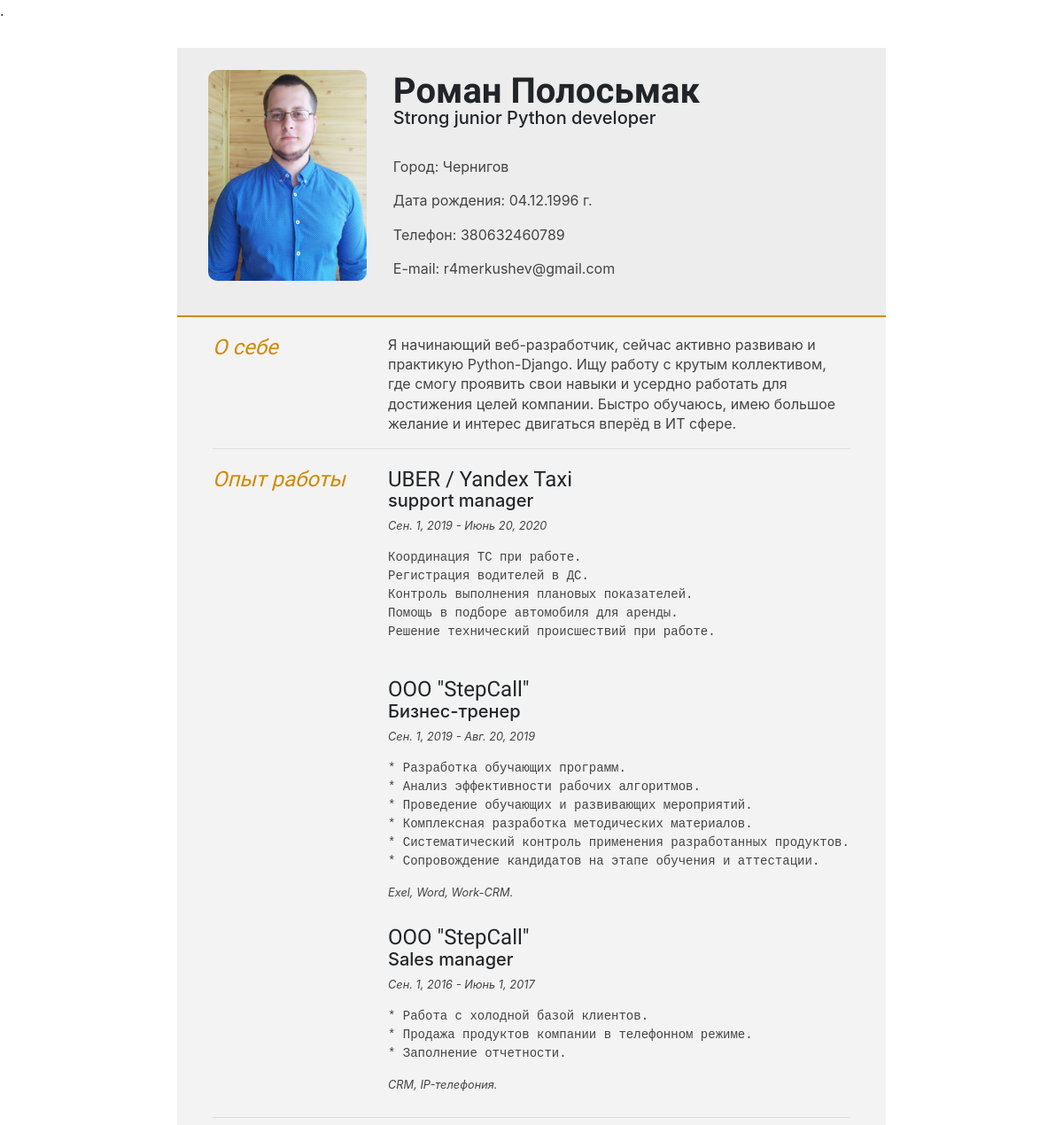
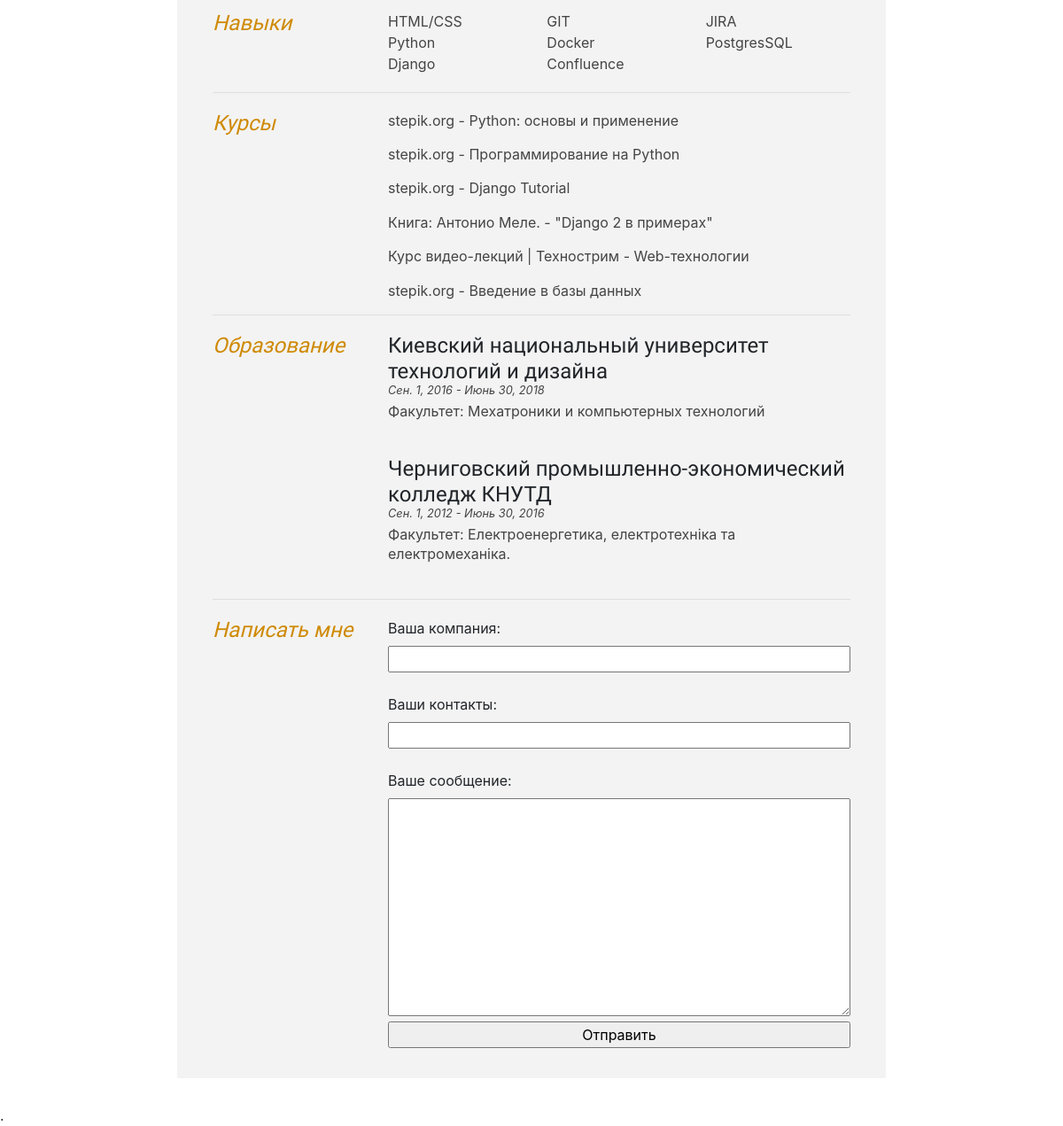
The page / on the database its author committed (2 pictures, top to bottom).
### summary/models.py (models this page shows, shortened)
class Intro(models.Model):
    position = models.CharField(max_length=250)
    intro = models.TextField(max_length=2500)
    image = models.ImageField(upload_to='images', blank=True)

class Contact(models.Model):
    name = models.CharField(max_length=250)
    information = models.CharField(max_length=250)

class Work(models.Model):
    place = models.CharField(max_length=250)
    position = models.CharField(max_length=250)
    duties = models.TextField(max_length=2000)
    instruments = models.TextField(max_length=2000, blank='True' )
    date_start = models.DateField()
    date_end = models.DateField()

class Skill(models.Model):
    name = models.CharField(max_length=250)
    level = models.DecimalField(max_digits=3, decimal_places=0)

class Courses(models.Model):
    site = models.CharField(max_length=250)
    specialization = models.CharField(max_length=250)

class Education(models.Model):
    university = models.CharField(max_length=250)
    specialization = models.CharField(max_length=250)
    date_start = models.DateField()
    date_end = models.DateField()

### summary/views.py (the view)
# urls.py: path('', views.base, name='base'),
def base(request):
    intros = Intro.objects.all()
    contacts = Contact.objects.all()
    educations = Education.objects.all()
    skills = Skill.objects.all()
    works = Work.objects.all()
    courses = Courses.objects.all()
    projects = Project.objects.all()
    message = Message.objects.all()
    if request.POST:
        form = MessageForm(request.POST)
        if form.is_valid():
            form.save()
            company = form.cleaned_data['company']
            contact = form.cleaned_data['contact']
            message = form.cleaned_data['message']
            company_message = "*ПРЕДЛОЖЕНИЕ РАБОТЫ*:" + "\n" + "*КОМПАНИЯ*: " + str(company) + "\n" + "*КОНТАКТЫ*: " + str(contact) + "\n" + "*СООБЩЕНИЕ*: " + str(message)
            send_message(company_message)
            return HttpResponseRedirect('/')
    else:
        form = MessageForm()
    return render(request, 'summary/base.html', {'intros': intros,
                                                 'contacts': contacts,
                                                 'educations': educations,
                                                 'skills': skills,
                                                 'works': works,
                                                 'courses': courses,
                                                 'projects': projects,
                                                 'form': form,
                                                 })

### summary/forms.py
class MessageForm(forms.ModelForm):
    class Meta:
        model = Message
        fields = ['company', 'contact', 'message',]
        widgets = {
            'fields': forms.TextInput(attrs={'class': 'field_class'}),
        }

### summary/templates/summary/base.html (shortened to what this page needs)
{% load static %}
<!DOCTYPE html>
<html>
<head>
<link href="{% static "css/style.css" %}" rel="stylesheet" type="text/css" media="all" />
<link rel="stylesheet" href="https://stackpath.bootstrapcdn.com/bootstrap/4.5.2/css/bootstrap.min.css">
</head>
<body id="top">
<div id="cv" class="instaFade">
	<div class="mainDetails">
		<div id="headshot" class="quickFade">
			{% for intro in intros %}
			<img src="{% static "images/profile.jpg" %}" alt="Roman Polosmak">
		</div>
		<div id="name">
			<h1 class="quickFade delayTwo">Роман Полосьмак</h1>
			<h5 class="quickFade delayThree">{{ intro.position }}</h5>
			{% endfor %}
			<br>
				{% for contact in contacts %}
				<p>{{ contact.name }}: {{ contact.information }}</p>
				{% endfor %}
		</div>
	</div>
	<div id="mainArea" class="quickFade delayFive">
		<section>
			<article>
				<div class="sectionTitle">
					<h1>О себе</h1>
				</div>
				<div class="sectionContent">
					{% for intr in intros %}
					<p>{{ intr.intro }}</p>
					{% endfor %}
				</div>
			</article>
		</section>
		<section>
			<div class="sectionTitle">
				<h1>Опыт работы</h1>
			</div>
			<div class="sectionContent">
				{% for work in works%}
				<article>
					<h2>{{ work.place }}</h2>
					<h5>{{ work.position }}</h5>
					<p class="subDetails">{{ work.date_start }} - {{ work.date_end }}</p>
					<p><pre>{{ work.duties }}</pre></p>
					<p class="subDetails">{{ work.instruments }}</p>
				</article>
				<br>
				{% endfor %}
			</div>
		</section>
		<section>
			<div class="sectionTitle">
				<h1>Навыки</h1>
			</div>
			<div class="sectionContent">
				<ul class="keySkills">
					{% for skill in skills%}
					<li>{{ skill.name }}</li>
					{% endfor %}
				</ul>
			</div>
		</section>
		<section>
			<div class="sectionTitle">
				<h1>Курсы</h1>
			</div>
			<div class="sectionContent">
				<article>
					{% for course in courses%}
					<p>{{ course.site }} - {{ course.specialization }}</p>
					{% endfor %}
				</article>
			</div>
		</section>
		<section>
			<div class="sectionTitle">
				<h1>Образование</h1>
			</div>
			<div class="sectionContent">
				{% for education in educations%}
				<article>
					<h2>{{ education.university }}</h2>
					<p class="subDetails">{{ education.date_start }} - {{ education.date_end }}</p>
					<p>Факультет: {{ education.specialization }}</p>
				</article>
				<br>
				{% endfor %}
			</div>
		</section>
		<section>
			<div class="sectionTitle">
				<h1>Написать мне</h1>
			</div>
			<div class="sectionContent">
				<article>
					<form action="." method="post" class="message">{% csrf_token %}
						{{ form.as_table }}
						<br>
						<input type="submit" value="Отправить">
					</form>
				</article>
				<br>
			</div>
		</section>
	</div>
</div>
.
</body>
</html>

### summary/static/css/style.css (style rules this page uses)
html,body,div,span,object,iframe,h1,h2,h3,h4,h5,h6,p,blockquote,pre,abbr,address,cite,code,del,dfn,em,img,ins,kbd,q,samp,small,strong,sub,sup,var,b,i,dl,dt,dd,ol,ul,li,fieldset,form,label,legend,table,caption,tbody,tfoot,thead,tr,th,td,article,aside,canvas,details,figcaption,figure,footer,header,hgroup,menu,nav,section,summary,time,mark,audio,video { border:0; font:inherit; font-size:100%; margin:0; padding:0; vertical-align:baseline; }
article,aside,details,figcaption,figure,footer,header,hgroup,menu,nav,section { display:block; }
html, body { background: #181818; font-family: 'Lato', helvetica, arial, sans-serif; font-size: 16px; color: #222; }
p { font-size: 1em; line-height: 1.4em; margin-bottom: 20px; color: #444; }
#cv { width: 90%; max-width: 800px; background: #f3f3f3; margin: 30px auto; }
.mainDetails { padding: 25px 35px; border-bottom: 2px solid #cf8a05; background: #ededed; }
#name h1 { font-size: 2.5em; font-weight: 700; font-family: 'Rokkitt', Helvetica, Arial, sans-serif; margin-bottom: -6px; }
#mainArea { padding: 0 40px; }
#headshot { width: 24.5%; float: left; margin-right: 30px; }
#headshot img { width: 100%; height: auto; -webkit-border-radius: 50px; border-radius: 10px; }
#name { float: left; }
section { border-top: 1px solid #dedede; padding: 20px 0 0; }
section:first-child { border-top: 0; }
section:last-child { padding: 20px 0 10px; }
.sectionTitle { float: left; width: 25%; }
.sectionContent { float: right; width: 72.5%; }
.sectionTitle h1 { font-family: 'Rokkitt', Helvetica, Arial, sans-serif; font-style: italic; font-size: 1.5em; color: #cf8a05; }
.sectionContent h2 { font-family: 'Rokkitt', Helvetica, Arial, sans-serif; font-size: 1.5em; margin-bottom: -2px; }
.subDetails { font-size: 0.8em; font-style: italic; margin-bottom: 3px; }
.keySkills { list-style-type: none; -moz-column-count:3; -webkit-column-count:3; column-count:3; margin-bottom: 20px; font-size: 1em; color: #444; }
.instaFade { -webkit-animation-name: reset, fade-in; -webkit-animation-duration: 1.5s; -webkit-animation-timing-function: ease-in; -moz-animation-name: reset, fade-in; -moz-animation-duration: 1.5s; -moz-animation-timing-function: ease-in; animation-name: reset, fade-in; animation-duration: 1.5s; animation-timing-function: ease-in; }
.quickFade { -webkit-animation-name: reset, fade-in; -webkit-animation-duration: 2.5s; -webkit-animation-timing-function: ease-in; -moz-animation-name: reset, fade-in; -moz-animation-duration: 2.5s; -moz-animation-timing-function: ease-in; animation-name: reset, fade-in; animation-duration: 2.5s; animation-timing-function: ease-in; }
.delayTwo { -webkit-animation-delay: 0, 1s; -moz-animation-delay: 0, 1s; animation-delay: 0, 1s; }
.delayThree { -webkit-animation-delay: 0, 1.5s; -moz-animation-delay: 0, 1.5s; animation-delay: 0, 1.5s; }
.delayFive { -webkit-animation-delay: 0, 2.5s; -moz-animation-delay: 0, 2.5s; animation-delay: 0, 2.5s; }
form.message { margin-top: -1.5rem; }
.sectionContent input { width: 100%; }
.sectionContent textarea { width: 100%; }
.sectionContent label { display: block; margin-top: 1.5rem; }
.sectionContent pre { color: #444; }

### rows shown on the page
Intro: position "Strong junior Python developer", intro "Я начинающий веб-разработчик, сейчас активно развиваю и практикую Python-Django. Ищу работу с крутым коллективом, где смогу проявить свои навыки и усердно работать для достижения целей компании. Быстро обучаюсь, имею большое желание и интерес двигаться вперёд в ИТ сфере."
Contact: name "Город", information "Чернигов"
Contact: name "Дата рождения", information "04.12.1996 г."
Contact: name "Телефон", information "380632460789"
Contact: name "E-mail", information "r4merkushev@gmail.com"
Work: place "UBER / Yandex Taxi", position "support manager", date_start "Сен. 1, 2019", date_end "Июнь 20, 2020", duties "Координация ТС при работе. Регистрация водителей в ДС. Контроль выполнения плановых показателей. Помощь в подборе автомобиля для аренды. Решение технический происшествий при работе."
Work: place "ООО \"StepCall\"", position "Бизнес-тренер", date_start "Сен. 1, 2019", date_end "Авг. 20, 2019", duties "* Разработка обучающих программ. * Анализ эффективности рабочих алгоритмов. * Проведение обучающих и развивающих мероприятий. * Комплексная разработка методических материалов. * Систематический контроль применения разработанных продуктов. * Сопровождение кандидатов на этапе обучения и аттестации.", instruments "Exel, Word, Work-CRM."
Work: place "ООО \"StepCall\"", position "Sales manager", date_start "Сен. 1, 2016", date_end "Июнь 1, 2017", duties "* Работа с холодной базой клиентов. * Продажа продуктов компании в телефонном режиме. * Заполнение отчетности.", instruments "CRM, IP-телефония."
Skill: name "HTML/CSS"
Skill: name "Python"
Skill: name "Django"
Skill: name "GIT"
Skill: name "Docker"
Skill: name "Confluence"
Skill: name "JIRA"
Skill: name "PostgresSQL"
Courses: site "stepik.org", specialization "Python: основы и применение"
Courses: site "stepik.org", specialization "Программирование на Python"
Courses: site "stepik.org", specialization "Django Tutorial"
Courses: site "Книга: Антонио Меле.", specialization "\"Django 2 в примерах\""
Courses: site "Курс видео-лекций | Технострим", specialization "Web-технологии"
Courses: site "stepik.org", specialization "Введение в базы данных"
Education: university "Киевский национальный университет технологий и дизайна", date_start "Сен. 1, 2016", date_end "Июнь 30, 2018", specialization "Мехатроники и компьютерных технологий"
Education: university "Черниговский промышленно-экономический колледж КНУТД", date_start "Сен. 1, 2012", date_end "Июнь 30, 2016", specialization "Електроенергетика, електротехніка та електромеханіка."
